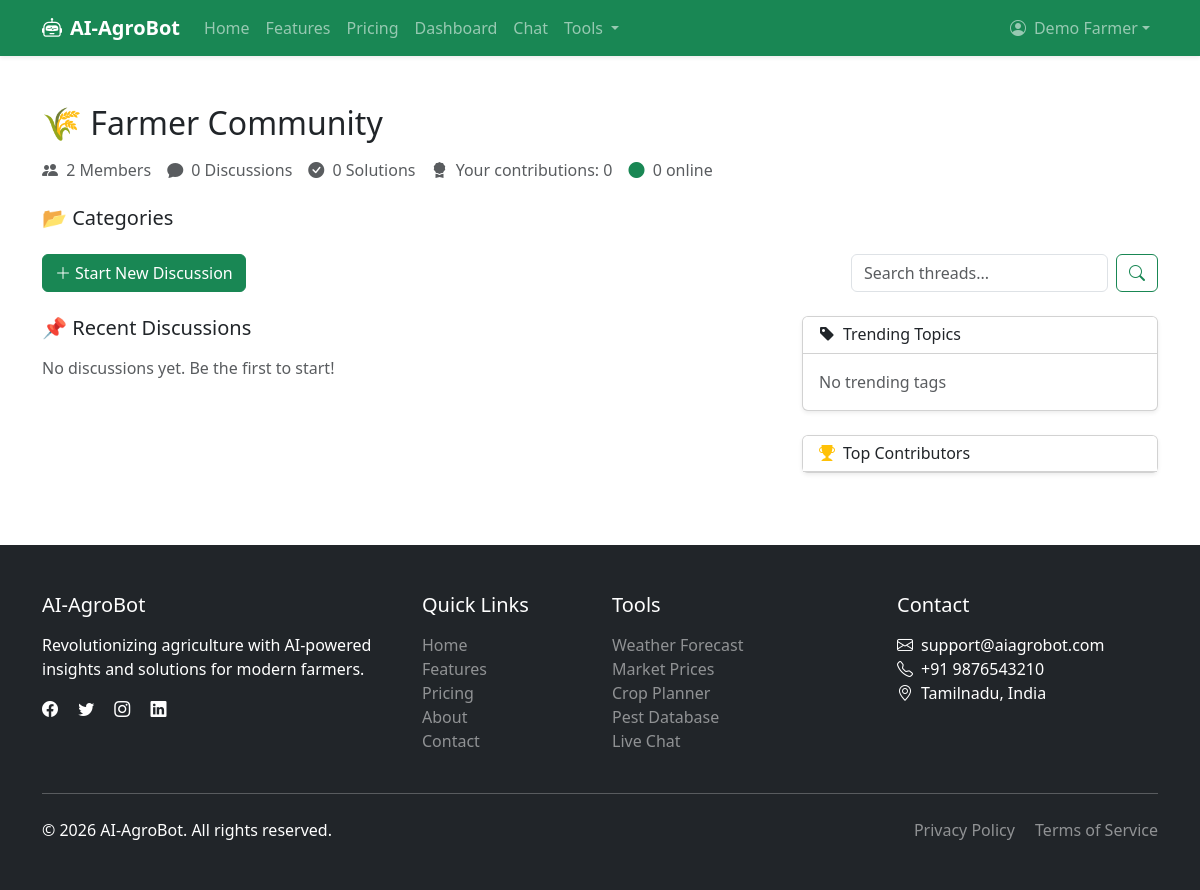
Page /community (signed in) on the earlier database version.
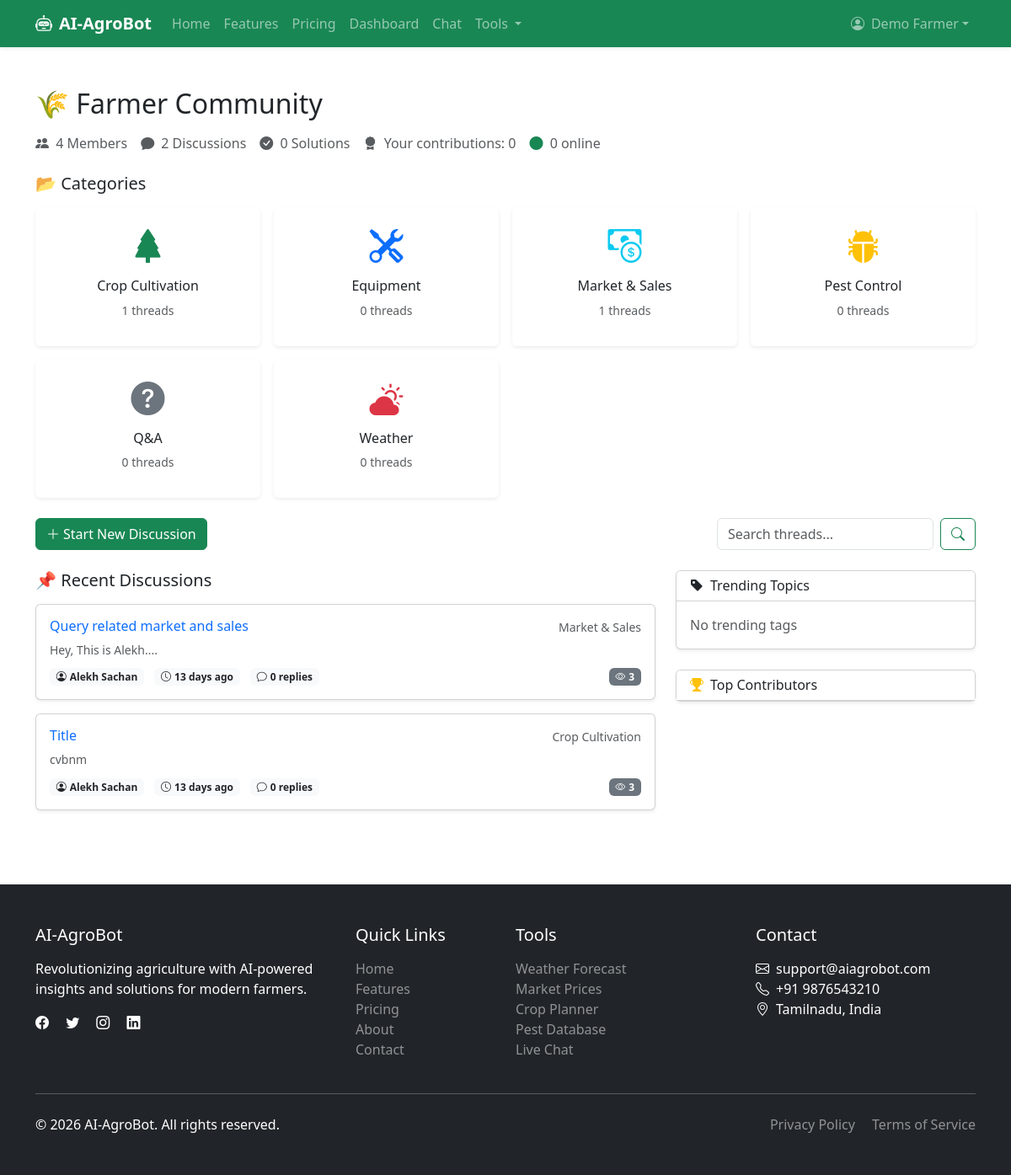
Same page on the later database version.
### app.py (models this page shows, shortened)
class ForumCategory(db.Model):
    __tablename__ = 'forum_categories'
    id = db.Column(db.Integer, primary_key=True)
    name = db.Column(db.String(100), nullable=False)
    description = db.Column(db.String(255))
    icon = db.Column(db.String(50))
    color = db.Column(db.String(20))
    thread_count = db.Column(db.Integer, default=0)
    created_at = db.Column(db.DateTime, default=lambda: datetime.now(timezone.utc))
    threads = db.relationship('ForumThread', backref='category', lazy=True)

class ForumThread(db.Model):
    __tablename__ = 'forum_threads'
    id = db.Column(db.Integer, primary_key=True)
    title = db.Column(db.String(200), nullable=False)
    content = db.Column(db.Text, nullable=False)
    user_id = db.Column(db.Integer, db.ForeignKey('users.id'), nullable=False)
    category_id = db.Column(db.Integer, db.ForeignKey('forum_categories.id'), nullable=False)
    views = db.Column(db.Integer, default=0)
    is_pinned = db.Column(db.Boolean, default=False)
    is_locked = db.Column(db.Boolean, default=False)
    created_at = db.Column(db.DateTime, default=lambda: datetime.now(timezone.utc))
    updated_at = db.Column(db.DateTime, default=lambda: datetime.now(timezone.utc),
                           onupdate=lambda: datetime.now(timezone.utc))
    posts = db.relationship('ForumPost', backref='thread', lazy=True, cascade='all, delete-orphan')

class User(db.Model, UserMixin):
    __tablename__ = 'users'
    id = db.Column(db.Integer, primary_key=True)
    email = db.Column(db.String(120), unique=True, nullable=False)
    password = db.Column(db.String(200), nullable=False)
    name = db.Column(db.String(100), nullable=False)
    phone = db.Column(db.String(20), nullable=False)
    whatsapp = db.Column(db.String(20))
    dob = db.Column(db.Date)
    gender = db.Column(db.String(20))
    profile_picture = db.Column(db.String(200))
    farm_name = db.Column(db.String(100))
    farm_size = db.Column(db.String(100), nullable=False, default='1-5')
    primary_crop = db.Column(db.String(100), nullable=False, default='Rice')
    secondary_crops = db.Column(db.Text)
    soil_type = db.Column(db.String(50))
    irrigation_type = db.Column(db.String(50))
    region = db.Column(db.String(100), nullable=False, default='')
    district = db.Column(db.String(100))
    farm_address = db.Column(db.Text)
    experience_level = db.Column(db.String(50), nullable=False, default='beginner')
    preferred_language = db.Column(db.String(10), nullable=False, default='en')
    notify_weather = db.Column(db.Boolean, default=True)
    notify_pests = db.Column(db.Boolean, default=True)
    notify_market = db.Column(db.Boolean, default=True)
    notify_tips = db.Column(db.Boolean, default=True)
    interest_organic = db.Column(db.Boolean, default=False)
    interest_hydroponics = db.Column(db.Boolean, default=False)
    interest_precision = db.Column(db.Boolean, default=False)
    interest_dairy = db.Column(db.Boolean, default=False)
    interest_poultry = db.Column(db.Boolean, default=False)
    interest_fisheries = db.Column(db.Boolean, default=False)
    newsletter = db.Column(db.Boolean, default=True)
    share_data = db.Column(db.Boolean, default=False)
    referral_code = db.Column(db.String(50))
    points_balance = db.Column(db.Integer, default=0)
    is_active = db.Column(db.Boolean, default=True)
    is_verified = db.Column(db.Boolean, default=False)
    role = db.Column(db.String(20), default='farmer')
    created_at = db.Column(db.DateTime, default=lambda: datetime.now(timezone.utc))
    updated_at = db.Column(db.DateTime, default=lambda: datetime.now(timezone.utc),
                           onupdate=lambda: datetime.now(timezone.utc))
    last_login = db.Column(db.DateTime)
    email_verified_at = db.Column(db.DateTime)
    phone_verified_at = db.Column(db.DateTime)
    chats = db.relationship('ChatHistory', backref='user', lazy=True, cascade='all, delete-orphan')
    image_analyses = db.relationship('ImageAnalysis', backref='user', lazy=True, cascade='all, delete-orphan')
    activities = db.relationship('UserActivity', backref='user', lazy=True, cascade='all, delete-orphan')
    points = db.relationship('UserPoints', backref='user', lazy=True, cascade='all, delete-orphan')
    crop_plans = db.relationship('CropPlan', backref='user', lazy=True, cascade='all, delete-orphan')
    forum_threads = db.relationship('ForumThread', backref='user', lazy=True)
    forum_posts = db.relationship('ForumPost', backref='user', lazy=True)
    documents = db.relationship('Document', backref='user', lazy='dynamic')

### app.py (the view)
@app.route('/community')
@login_required
def community_forum():
    categories = ForumCategory.query.order_by(ForumCategory.name).all()
    recent_threads = ForumThread.query.order_by(
        ForumThread.is_pinned.desc(),
        ForumThread.updated_at.desc()
    ).limit(10).all()
    total_members = User.query.count()
    online_members = User.query.filter(User.last_login >= datetime.now(timezone.utc) - timedelta(minutes=15)).count()
    total_discussions = ForumThread.query.count()
    total_solutions = ForumPost.query.filter_by(is_solution=True).count()
    user_contributions = ForumThread.query.filter_by(user_id=current_user.id).count() + \
                         ForumPost.query.filter_by(user_id=current_user.id).count()
    week_ago = datetime.now(timezone.utc) - timedelta(days=7)
    trending_tags = db.session.query(
        ForumTag.name,
        func.count(ForumThreadTag.thread_id).label('count')
    ).join(ForumThreadTag).join(ForumThread).filter(
        ForumThread.created_at >= week_ago
    ).group_by(ForumTag.id).order_by(desc('count')).limit(4).all()
    top_contributors = db.session.query(
        User,
        func.count(ForumPost.id).label('post_count')
    ).join(ForumPost).group_by(User.id).order_by(desc('post_count')).limit(5).all()
    return render_template('community.html',
                           categories=categories,
                           recent_threads=recent_threads,
                           total_members=total_members,
                           online_members=online_members,
                           total_discussions=total_discussions,
                           total_solutions=total_solutions,
                           user_contributions=user_contributions,
                           trending_tags=trending_tags,
                           top_contributors=top_contributors)

### app.py (called while the page is built)
@app.template_filter('timeago')
def timeago_filter(date):
    if not date:
        return ''
    if date.tzinfo is None:
        date = date.replace(tzinfo=timezone.utc)
    now = datetime.now(timezone.utc)
    diff = now - date
    if diff.days > 365:
        return f"{diff.days // 365} years ago"
    if diff.days > 30:
        return f"{diff.days // 30} months ago"
    if diff.days > 0:
        return f"{diff.days} days ago"
    if diff.seconds > 3600:
        return f"{diff.seconds // 3600} hours ago"
    if diff.seconds > 60:
        return f"{diff.seconds // 60} minutes ago"
    return "just now"

@login_manager.user_loader
def load_user(user_id):
    return db.session.get(User, int(user_id))

### templates/community.html (shortened to what the changed rows need)
{% extends "base.html" %}
{% block content %}
<div class="container mt-4">
    <div class="row mb-4">
        <div class="col-md-12">
            <h2 class="mb-3">🌾 Farmer Community</h2>
            <div class="d-flex flex-wrap gap-3 text-muted">
                <span><i class="bi bi-people-fill me-1"></i> {{ total_members }} Members</span>
                <span><i class="bi bi-chat-fill me-1"></i> {{ total_discussions }} Discussions</span>
                <span><i class="bi bi-check-circle-fill me-1"></i> {{ total_solutions }} Solutions</span>
                <span><i class="bi bi-award-fill me-1"></i> Your contributions: {{ user_contributions }}</span>
                <span><i class="bi bi-circle-fill text-success me-1"></i> {{ online_members }} online</span>
            </div>
        </div>
    </div>
    <div class="row mb-4">
        <div class="col-md-12">
            <div class="row g-3">
                {% for cat in categories %}
                <div class="col-md-4 col-lg-3">
                    <div class="card h-100 border-0 shadow-sm">
                        <div class="card-body text-center">
                            <i class="bi {{ cat.icon }} fs-1 text-{{ cat.color }}"></i>
                            <h6 class="mt-2">{{ cat.name }}</h6>
                            <p class="small text-muted">{{ cat.thread_count }} threads</p>
                        </div>
                    </div>
                </div>
                {% endfor %}
            </div>
        </div>
    </div>
    <div class="row">
        <div class="col-lg-8">
            <h5 class="mb-3">📌 Recent Discussions</h5>
            {% for thread in recent_threads %}
            <div class="card mb-3 shadow-sm">
                <div class="card-body">
                    <div class="d-flex justify-content-between">
                        <h6>
                            <a href="{{ url_for('view_thread', thread_id=thread.id) }}" class="text-decoration-none">
                                {{ thread.title }}
                            </a>
                        </h6>
                        <small class="text-muted">{{ thread.category.name }}</small>
                    </div>
                    <p class="text-muted small mb-2">{{ thread.content | truncate(150) }}</p>
                    <div class="d-flex justify-content-between align-items-center">
                        <div>
                            <span class="badge bg-light text-dark me-2"><i class="bi bi-person-circle me-1"></i>{{ thread.user.name }}</span>
                            <span class="badge bg-light text-dark me-2"><i class="bi bi-clock me-1"></i>{{ thread.created_at | timeago }}</span>
                            <span class="badge bg-light text-dark"><i class="bi bi-chat me-1"></i>{{ thread.posts|length }} replies</span>
                        </div>
                        <div>
                            <span class="badge bg-secondary"><i class="bi bi-eye me-1"></i>{{ thread.views }}</span>
                        </div>
                    </div>
                </div>
            </div>
            {% else %}
            <p class="text-muted">No discussions yet. Be the first to start!</p>
            {% endfor %}
        </div>
    </div>
</div>
{% endblock %}

Differences in the rows shown:
added ForumCategory: name "Crop Cultivation", thread_count "1"
added ForumCategory: name "Equipment", thread_count "0"
added ForumCategory: name "Market & Sales", thread_count "1"
added ForumCategory: name "Pest Control", thread_count "0"
added ForumCategory: name "Q&A", thread_count "0"
added ForumCategory: name "Weather", thread_count "0"
added ForumThread: title "Query related market and sales", category.name "Market & Sales", content "Hey, This is Alekh....", user.name "Alekh Sachan", created_at "13 days ago", posts|length "0", views "3"
added ForumThread: title "Title", category.name "Crop Cultivation", content "cvbnm", user.name "Alekh Sachan", created_at "13 days ago", posts|length "0", views "3"
Other differences:
{{ total_members }}: "2" → "4"
{{ total_discussions }}: "0" → "2"
text no longer shown: "No discussions yet. Be the first to start!"
